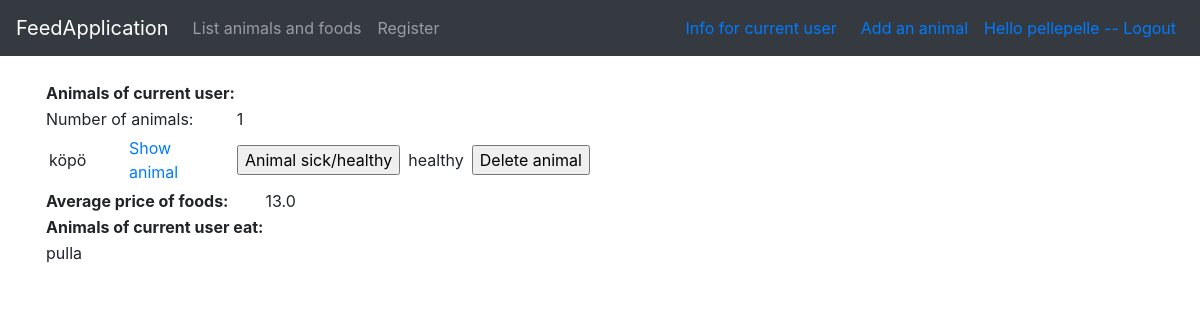
Before: /animals/current/ (signed in) with the older database file.
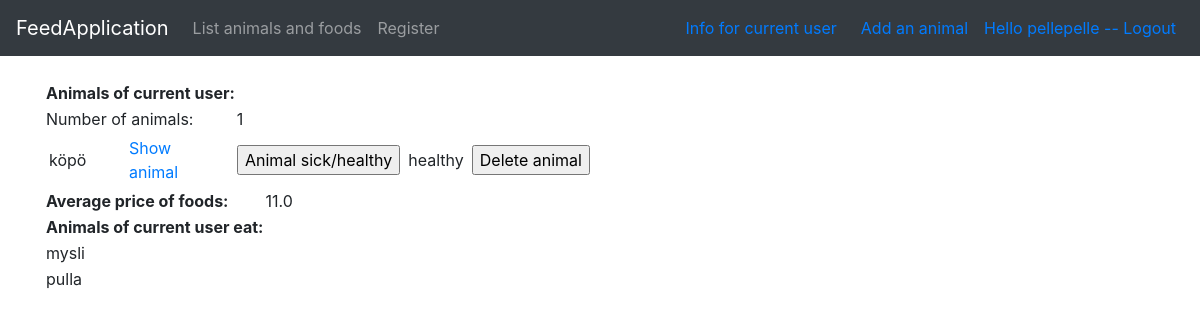
After: the same page with the newer database file.
### application/animals/models.py (models this page shows, shortened)
class Animal(Base):
    name = db.Column(db.String(144), nullable=False)
    account_id = db.Column(db.Integer, db.ForeignKey('account.id'),
                           nullable=False)
    user = db.relationship("User", backref='animal', lazy=True)
    foods = db.relationship("Food", secondary=animals_foods, back_populates='animals', lazy='dynamic')
    sick = db.Column(db.Boolean, nullable=False)

class Food(Base):
    name = db.Column(db.String(144), unique=True, nullable = False) #unique lisätty
    animals = db.relationship("Animal", secondary=animals_foods, back_populates='foods', lazy='dynamic')
    price = db.Column(db.Integer, nullable = True)

### application/animals/views.py (the view)
@app.route("/animals/current/", methods=["GET"])
@login_required
def current_animals():
    owner = current_user
    owner_id = owner.get_id()
    return render_template("animals/current.html", form = FoodForm(),
        currentanimals = User.find_animals_of_current_user(owner_id), currentfoods = User.find_foods_of_current_user(owner_id),
        counts = User.count_animals_of_current_user(owner_id), average = User.average_of_food_prices(owner_id))

### application/animals/forms.py
class FoodForm(FlaskForm):
    name = StringField("New food:", [validators.Length(min=2, max=20)])
    class Meta:
        csrf = False

### application/__init__.py (called while the page is built)
@login_manager.user_loader
def load_user(user_id):
    return User.query.get(user_id)

### application/auth/models.py (called while the page is built)
    def get_id(self):
        return self.id

    @staticmethod
    def find_animals_of_current_user(account_id):
        stmt = text("SELECT * FROM Animal"
        " JOIN Account ON Account.id = Animal.account_id" #tämä rivi on turha
        " WHERE account_id = :account_id").params(account_id=account_id)
        res = db.engine.execute(stmt)
        response = []
        for row in res:
            response.append({"id":row[0], "time1":row[1], "time2":row[2], "name":row[3], "sick":row[5]})
        return response

    @staticmethod
    def count_animals_of_current_user(account_id):
        query1 = text("SELECT COUNT(Account.id) FROM Animal"
        " LEFT JOIN Account ON Account.id = Animal.account_id"
        " WHERE Animal.account_id = :account_id").params(account_id=account_id)
        res = db.engine.execute(query1)
        response = []
        for row in res:
            response.append({"count":row[0]})
        return response

### application/templates/animals/current.html (shortened to what this page needs)
{% extends "layout.html" %}
{% block body %}
<table>
<tr>
<td>
  <b>Animals of current user:</b>
</td> </tr>
<tr>
<td>Number of animals: </td>
{% for counte in counts %}
  <td>{{ counte.count }}</td>
</tr>
{% endfor %}
</table>
{% for animal in currentanimals %}
<table cellspacing="4" cellpadding="4">
    <tr>
      <td style="width:80px">{{ animal.name }}</td>
      <td style="width:100px"><a href="{{ url_for('animals_show_animal', animal_id=animal.id) }}">Show animal</a></td>
      <td></td>
      <td>
        <form method="POST" action="{{ url_for('animals_set_sick', animal_id=animal.id) }}">
          <input type="submit" value="Animal sick/healthy"/>
        </form>
            </td>
            {% if animal.sick == 1 %}
            <td style="width:60px">sick</td>
            {% else %}
            <td style="width:60px">healthy</td>
            {% endif %}
        <td style="width:80px"><form method="GET" action="{{ url_for('animals_delete', animal_id=animal.id) }}">
            <input type="submit" value="Delete animal"/></form></td>
    </tr>
  </table>
{% endfor %}
  <table>
    <tr>
      <th>Average price of foods:</th>
        {% for avg in average %}
        <td>{{ avg.average }}</td>
      </tr>
        {% endfor %}
      <th>Animals of current user eat:</th>
    </table>
    {% for food in currentfoods %}
    <table>
      <tr>
        <td>{{ food.name }} </td>
      </tr>
    </table>
    {% endfor %}
{% endblock %}

Changed rows visible on the page:
now on this page (row edited): Food: name "mysli"
Other visible differences:
new list line: "11.0"
list line gone: "13.0"
